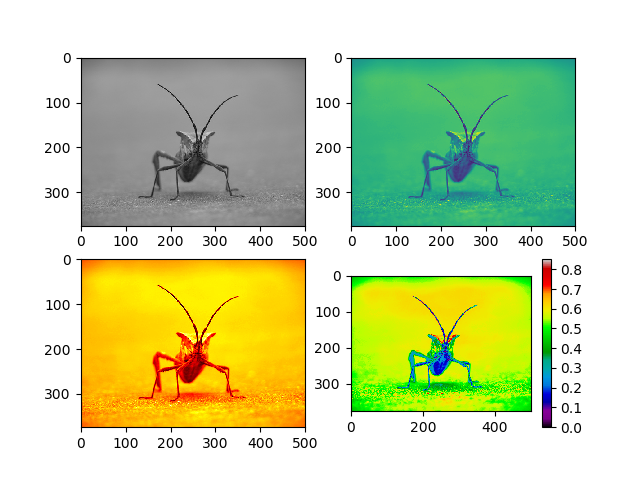

Write the Python code that produced this figure.
import matplotlib.pyplot as plt
import matplotlib.image as mpimg

img = mpimg.imread('bug.png') 				# la importamos como un array de numpy

#print(np.shape(img))						# -> (375, 500, 3): 375 columnas con 500 filas y tres colores po cada una

lum_img = img[:,:,0]


plt.subplot(221)
plt.imshow(img)

plt.subplot(222)
plt.imshow(lum_img)

plt.subplot(223)
plt.imshow(lum_img, cmap = "hot")

plt.subplot(224)
plt.imshow(lum_img, cmap = 'nipy_spectral')
plt.colorbar()

plt.savefig("Playing_with_bug.png")

plt.show()


# source : https://matplotlib.org/users/image_tutorial.html